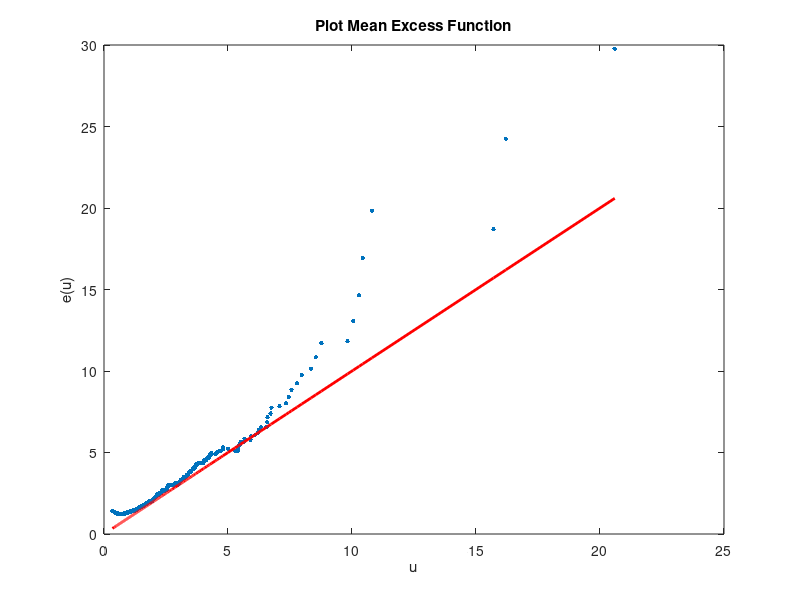

MATLAB code to generate this figure:
% ---------------------------------------------------------------------
% Book:        SFS
% ---------------------------------------------------------------------
% Quantlet:    SFS_mef_frechet
% ---------------------------------------------------------------------
% Description: SFS_mef_frechet plots the theoretical (red line) and empirical 
%               (blue) Mean excess function e(u) of the Frech�t 
%               distribution with alpha = 2
% ---------------------------------------------------------------------
% Usage:       SFS_mef_frechet
% ---------------------------------------------------------------------
% Inputs:      none
% ---------------------------------------------------------------------
% Output:      Plot of mean excess function for Frechet distriubtion.
% ---------------------------------------------------------------------
% Example:     -
% ---------------------------------------------------------------------
% Author:      Barbara Choros 
% ---------------------------------------------------------------------
% 

% Simulate Frechet Distribution
clear
clc
close all

nsim =  1000;
    urv=rand(nsim,1);
    rv=ones(nsim,1)./((-log(urv)).^(1./2*ones(nsim,1)));
    k =999;
    
% Calculate the empirical mean excess function 
    rv=sort(rv,'descend');
    t =rv(1:k+1);%t must be >0
for i=1:length(t)
    y=rv(find(rv>t(i)));
    MEF(i)=mean(y-t(i));
end
plot(t(3:k+1),MEF(3:k+1),'.','MarkerSize',10);
hold on;
plot(t(3:k+1),t(3:k+1),'LineWidth',2,'Color','r');
title('Plot Mean Excess Function');
xlabel('u');
ylabel('e(u)');